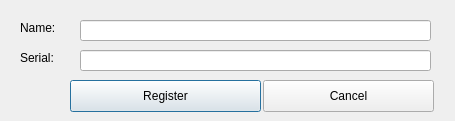
<?xml version="1.0" encoding="UTF-8"?>
<ui version="4.0">
 <class>registrationwin</class>
 <widget class="QDialog" name="registrationwin">
  <property name="geometry">
   <rect>
    <x>0</x>
    <y>0</y>
    <width>455</width>
    <height>121</height>
   </rect>
  </property>
  <property name="windowTitle">
   <string>Dialog</string>
  </property>
  <widget class="QPushButton" name="btnReg">
   <property name="geometry">
    <rect>
     <x>70</x>
     <y>80</y>
     <width>191</width>
     <height>32</height>
    </rect>
   </property>
   <property name="text">
    <string>Register</string>
   </property>
  </widget>
  <widget class="QPushButton" name="btnCancel">
   <property name="geometry">
    <rect>
     <x>263</x>
     <y>80</y>
     <width>171</width>
     <height>32</height>
    </rect>
   </property>
   <property name="text">
    <string>Cancel</string>
   </property>
  </widget>
  <widget class="QLabel" name="lblName">
   <property name="geometry">
    <rect>
     <x>20</x>
     <y>20</y>
     <width>62</width>
     <height>16</height>
    </rect>
   </property>
   <property name="text">
    <string>Name:</string>
   </property>
  </widget>
  <widget class="QLabel" name="lblSerial">
   <property name="geometry">
    <rect>
     <x>20</x>
     <y>50</y>
     <width>62</width>
     <height>16</height>
    </rect>
   </property>
   <property name="text">
    <string>Serial:</string>
   </property>
  </widget>
  <widget class="QLineEdit" name="txtName">
   <property name="geometry">
    <rect>
     <x>80</x>
     <y>20</y>
     <width>351</width>
     <height>21</height>
    </rect>
   </property>
  </widget>
  <widget class="QLineEdit" name="txtSerial">
   <property name="geometry">
    <rect>
     <x>80</x>
     <y>50</y>
     <width>351</width>
     <height>21</height>
    </rect>
   </property>
  </widget>
 </widget>
 <resources/>
 <connections/>
</ui>
